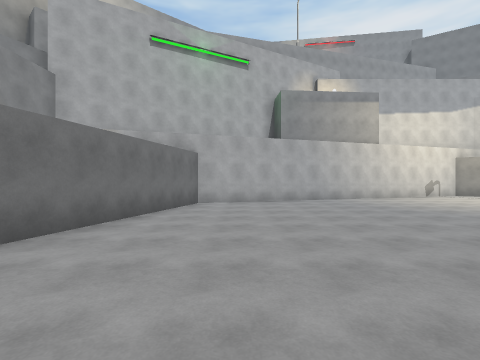
View 1 (above)

22 first-person views from a walk through a scene from a Unity 3-D project. The camera is 1.5 m above the floor, looks level and sees 85° across. The floor is counted in squares, 2 m on a side. Each view is taken from the middle of a square. On the plan, view 1 faces up. The plan holds only what a view shows up to about 9 squares ahead; the rest is blank. The place goes on beyond the plan. Surface patterns are stand-ins for the level's own textures.

View 2
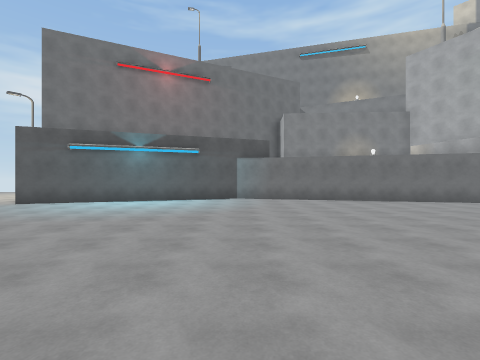

View 3
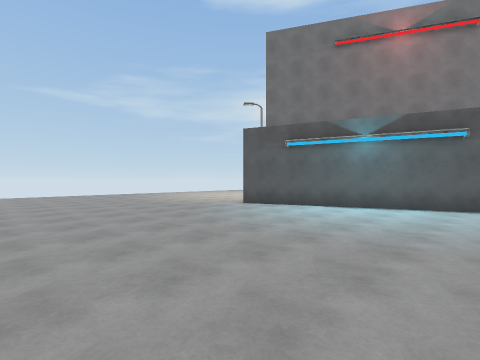

View 4
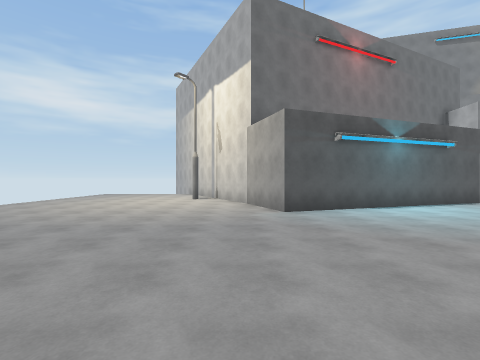

View 5
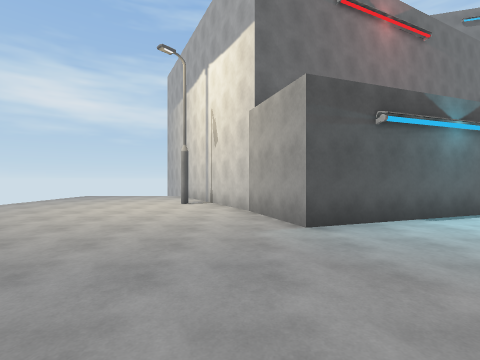

View 6
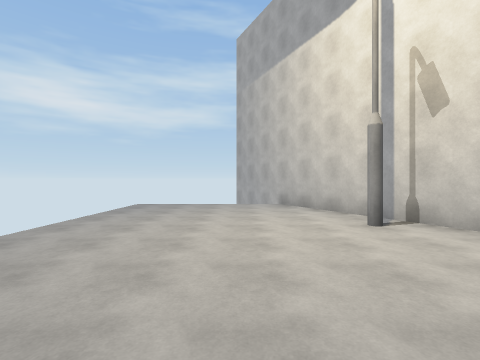

View 7
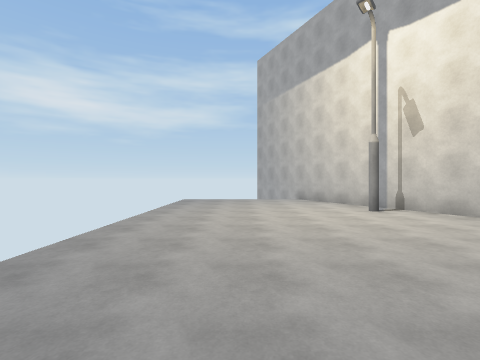

View 8
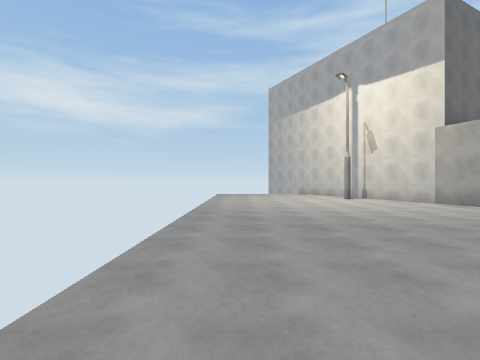

View 9
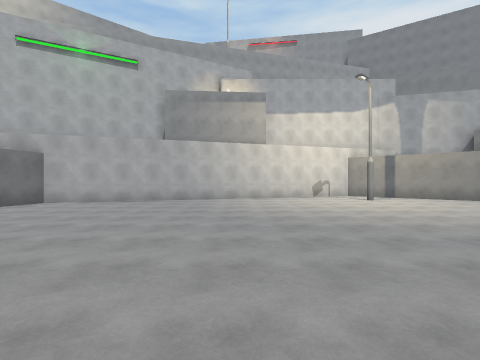

View 10
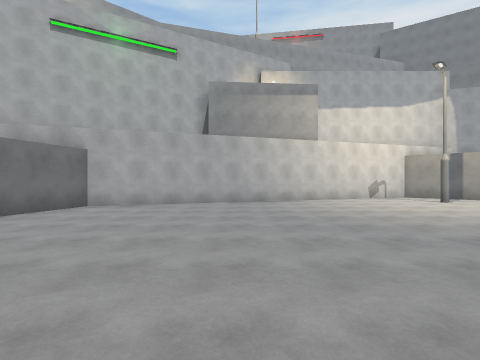

View 11
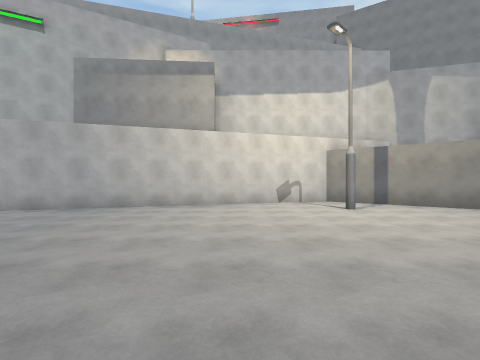

View 12
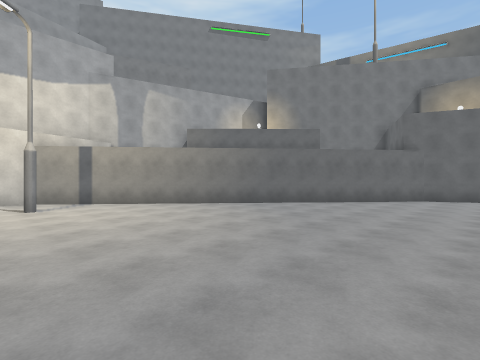

View 13
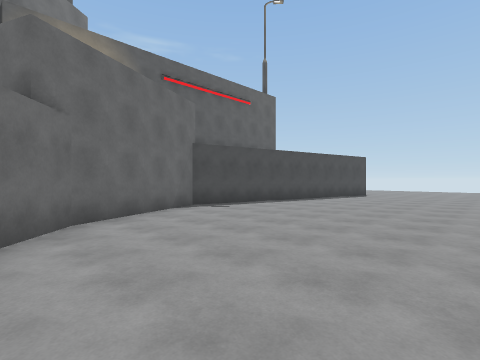

View 14
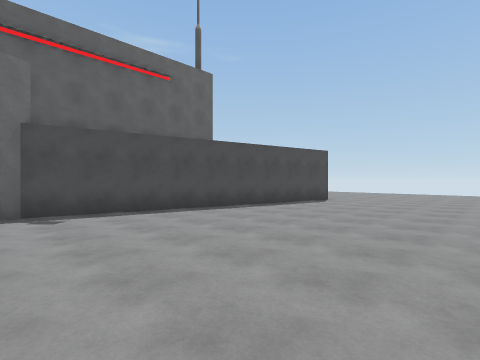

View 15
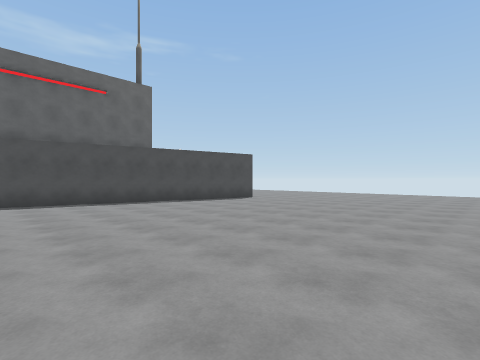

View 16
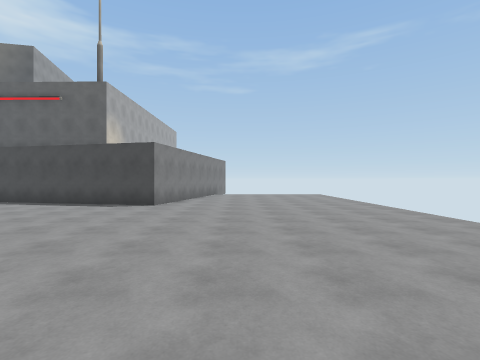

View 17
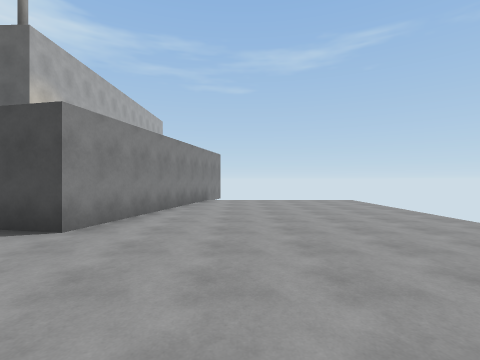

View 18
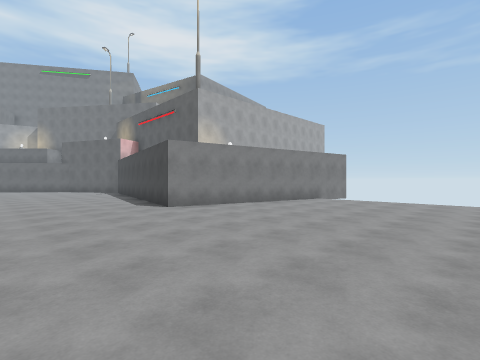

View 19
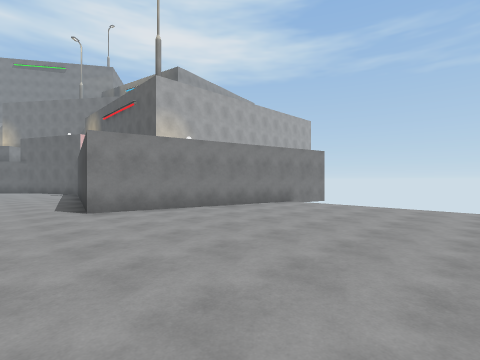

View 20
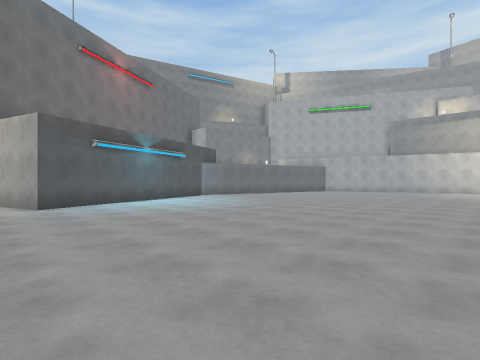

View 21
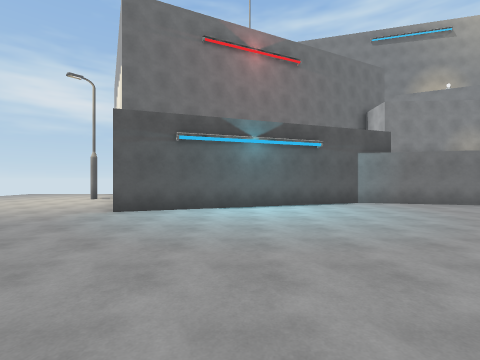

View 22
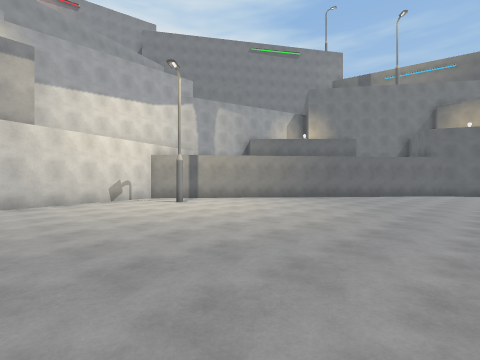

### Floor plan
Points are (right, up) in squares from view 1. A wall is a line through its corners. A room is listed if a view was taken in it or the views show most of it. See-through windows are left out.
Room 1 (views 1, 2, 3, 4, 5, 6, 7, 8, 9, 10, 11, 12, 13, 14, 15, 16, 17, 18, 19, 20, 21, 22)
walls: (10, 12.2) (-1.4, 8.5) (-3.6, -0.1) (-1.1, -7) (-3.4, -7.8) (-10, -11.2); (25.4, -9.7) (19.7, -8.5) (21.6, 0.4) (20, 3.9) (10.2, 12)

Positions as (right, up) in squares from view 1, and headings:
1: (0, 0), facing up
2: (7, 0), facing left
3: (5, -1), facing down-left
4: (5, -8), facing left
5: (3, -8), facing left
6: (-1, -12), facing left
7: (1, -13), facing left
8: (5, -14), facing left
9: (5, 0), facing up
10: (3, 1), facing up
11: (7, 3), facing up
12: (9, 2), facing up-right
13: (15, 5), facing down-right
14: (15, 1), facing down-right
15: (12, 0), facing down-right
16: (12, -11), facing right
17: (16, -11), facing right
18: (16, -15), facing up-right
19: (18, -15), facing up-right
20: (7, -8), facing up-left
21: (5, -4), facing left
22: (5, 2), facing up-right
